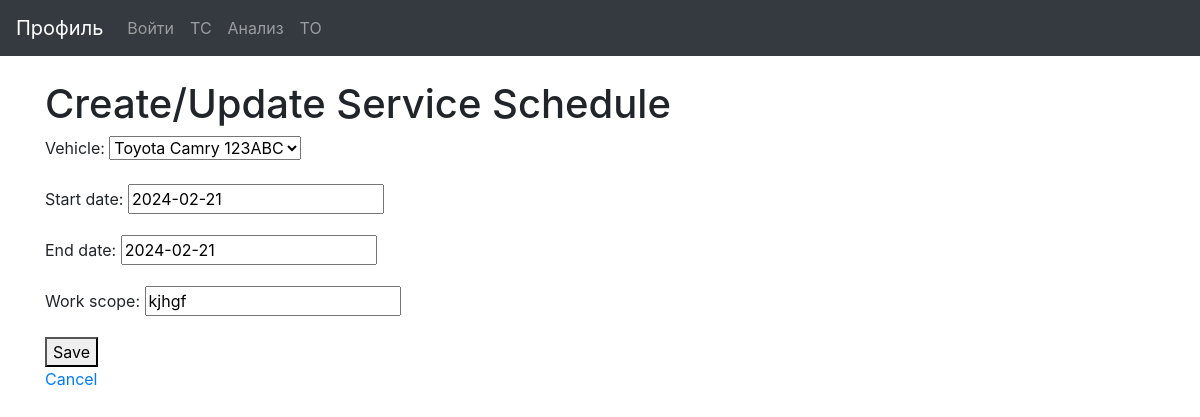
The page /service-schedule/1/update/ on the database its author committed.
### auto_track_log/models.py (models this page shows)
class ServiceSchedule(models.Model):
    vehicle = models.ForeignKey('Vehicle', on_delete=models.CASCADE)
    start_date = models.DateField()
    end_date = models.DateField()
    work_scope = models.CharField(max_length=150)

### auto_track_log/views.py (the view)
# urls.py: path('service-schedule/<int:pk>/update/', ServiceScheduleUpdateView.as_view(), name='service-schedule-update'),
class ServiceScheduleUpdateView(UpdateView):
    model = ServiceSchedule
    template_name = 'service_schedule_form.html'
    fields = ['vehicle', 'start_date', 'end_date', 'work_scope']

### auto_track_log/models.py (called while the page is built)
    def __str__(self):
        return f"{self.brand} {self.model} {self.num}"

### auto_track_log/views/service_schedule_form.html (shortened to what this page needs)
{% extends 'base.html' %}
{% block content %}
    <h1>Create/Update Service Schedule</h1>
    <form method="post">
        {{ form.as_p }}
        <button type="submit">Save</button>
    </form>
    <a href="{% url 'service-schedule-list' %}">Cancel</a>
{% endblock %}

### rows shown on the page
ServiceSchedule: vehicle "Toyota Camry 123ABC", start_date "2024-02-21", end_date "2024-02-21", work_scope "kjhgf"
